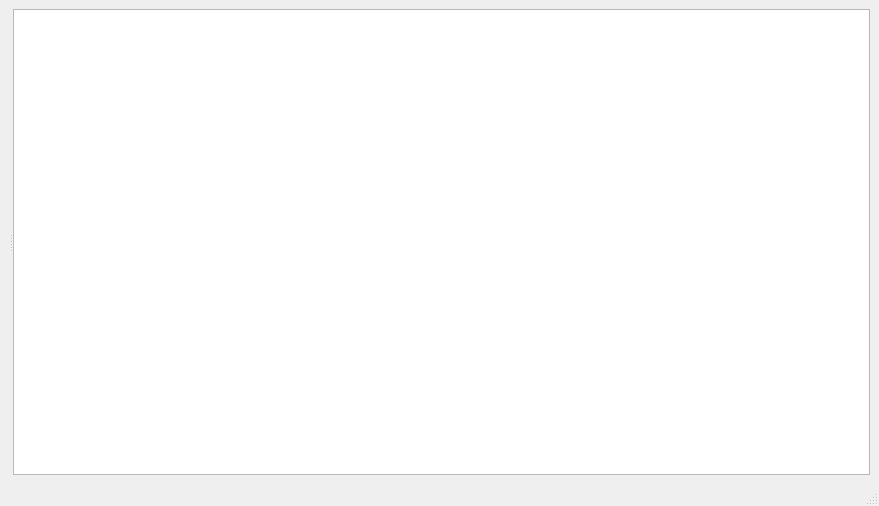
<?xml version="1.0" encoding="UTF-8"?>
<ui version="4.0">
 <class>MainWindow</class>
 <widget class="QMainWindow" name="MainWindow">
  <property name="geometry">
   <rect>
    <x>0</x>
    <y>0</y>
    <width>879</width>
    <height>506</height>
   </rect>
  </property>
  <property name="windowTitle">
   <string>MainWindow</string>
  </property>
  <widget class="QWidget" name="centralwidget">
   <layout class="QVBoxLayout" name="verticalLayout_3">
    <item>
     <layout class="QHBoxLayout" name="horizontalLayout_2">
      <property name="spacing">
       <number>0</number>
      </property>
      <item>
       <widget class="QSplitter" name="splitter">
        <property name="orientation">
         <enum>Qt::Horizontal</enum>
        </property>
        <widget class="QWidget" name="verticalLayoutWidget">
         <layout class="QVBoxLayout" name="verticalLayout_2">
          <property name="spacing">
           <number>0</number>
          </property>
         </layout>
        </widget>
        <widget class="QWidget" name="verticalLayoutWidget_2">
         <layout class="QVBoxLayout" name="verticalLayout">
          <property name="spacing">
           <number>0</number>
          </property>
          <item>
           <widget class="QTextEdit" name="textEdit">
            <property name="sizePolicy">
             <sizepolicy hsizetype="Expanding" vsizetype="Expanding">
              <horstretch>0</horstretch>
              <verstretch>0</verstretch>
             </sizepolicy>
            </property>
           </widget>
          </item>
         </layout>
        </widget>
       </widget>
      </item>
     </layout>
    </item>
   </layout>
  </widget>
  <widget class="QStatusBar" name="statusbar"/>
 </widget>
 <resources/>
 <connections/>
</ui>
